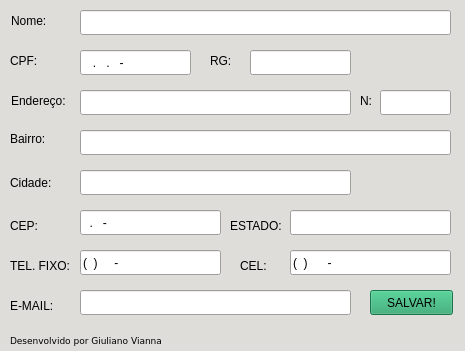
<?xml version="1.0" encoding="UTF-8"?>
<ui version="4.0">
 <class>Form_cadastro</class>
 <widget class="QWidget" name="Form_cadastro">
  <property name="geometry">
   <rect>
    <x>0</x>
    <y>0</y>
    <width>465</width>
    <height>351</height>
   </rect>
  </property>
  <property name="palette">
   <palette>
    <active>
     <colorrole role="WindowText">
      <brush brushstyle="SolidPattern">
       <color alpha="255">
        <red>0</red>
        <green>0</green>
        <blue>0</blue>
       </color>
      </brush>
     </colorrole>
     <colorrole role="Button">
      <brush brushstyle="SolidPattern">
       <color alpha="255">
        <red>222</red>
        <green>221</green>
        <blue>218</blue>
       </color>
      </brush>
     </colorrole>
     <colorrole role="Light">
      <brush brushstyle="SolidPattern">
       <color alpha="255">
        <red>255</red>
        <green>255</green>
        <blue>255</blue>
       </color>
      </brush>
     </colorrole>
     <colorrole role="Midlight">
      <brush brushstyle="SolidPattern">
       <color alpha="255">
        <red>238</red>
        <green>238</green>
        <blue>236</blue>
       </color>
      </brush>
     </colorrole>
     <colorrole role="Dark">
      <brush brushstyle="SolidPattern">
       <color alpha="255">
        <red>111</red>
        <green>110</green>
        <blue>109</blue>
       </color>
      </brush>
     </colorrole>
     <colorrole role="Mid">
      <brush brushstyle="SolidPattern">
       <color alpha="255">
        <red>148</red>
        <green>147</green>
        <blue>145</blue>
       </color>
      </brush>
     </colorrole>
     <colorrole role="Text">
      <brush brushstyle="SolidPattern">
       <color alpha="255">
        <red>0</red>
        <green>0</green>
        <blue>0</blue>
       </color>
      </brush>
     </colorrole>
     <colorrole role="BrightText">
      <brush brushstyle="SolidPattern">
       <color alpha="255">
        <red>255</red>
        <green>255</green>
        <blue>255</blue>
       </color>
      </brush>
     </colorrole>
     <colorrole role="ButtonText">
      <brush brushstyle="SolidPattern">
       <color alpha="255">
        <red>0</red>
        <green>0</green>
        <blue>0</blue>
       </color>
      </brush>
     </colorrole>
     <colorrole role="Base">
      <brush brushstyle="SolidPattern">
       <color alpha="255">
        <red>255</red>
        <green>255</green>
        <blue>255</blue>
       </color>
      </brush>
     </colorrole>
     <colorrole role="Window">
      <brush brushstyle="SolidPattern">
       <color alpha="255">
        <red>222</red>
        <green>221</green>
        <blue>218</blue>
       </color>
      </brush>
     </colorrole>
     <colorrole role="Shadow">
      <brush brushstyle="SolidPattern">
       <color alpha="255">
        <red>0</red>
        <green>0</green>
        <blue>0</blue>
       </color>
      </brush>
     </colorrole>
     <colorrole role="AlternateBase">
      <brush brushstyle="SolidPattern">
       <color alpha="255">
        <red>238</red>
        <green>238</green>
        <blue>236</blue>
       </color>
      </brush>
     </colorrole>
     <colorrole role="ToolTipBase">
      <brush brushstyle="SolidPattern">
       <color alpha="255">
        <red>255</red>
        <green>255</green>
        <blue>220</blue>
       </color>
      </brush>
     </colorrole>
     <colorrole role="ToolTipText">
      <brush brushstyle="SolidPattern">
       <color alpha="255">
        <red>0</red>
        <green>0</green>
        <blue>0</blue>
       </color>
      </brush>
     </colorrole>
     <colorrole role="PlaceholderText">
      <brush brushstyle="SolidPattern">
       <color alpha="128">
        <red>0</red>
        <green>0</green>
        <blue>0</blue>
       </color>
      </brush>
     </colorrole>
    </active>
    <inactive>
     <colorrole role="WindowText">
      <brush brushstyle="SolidPattern">
       <color alpha="255">
        <red>0</red>
        <green>0</green>
        <blue>0</blue>
       </color>
      </brush>
     </colorrole>
     <colorrole role="Button">
      <brush brushstyle="SolidPattern">
       <color alpha="255">
        <red>222</red>
        <green>221</green>
        <blue>218</blue>
       </color>
      </brush>
     </colorrole>
     <colorrole role="Light">
      <brush brushstyle="SolidPattern">
       <color alpha="255">
        <red>255</red>
        <green>255</green>
        <blue>255</blue>
       </color>
      </brush>
     </colorrole>
     <colorrole role="Midlight">
      <brush brushstyle="SolidPattern">
       <color alpha="255">
        <red>238</red>
        <green>238</green>
        <blue>236</blue>
       </color>
      </brush>
     </colorrole>
     <colorrole role="Dark">
      <brush brushstyle="SolidPattern">
       <color alpha="255">
        <red>111</red>
        <green>110</green>
        <blue>109</blue>
       </color>
      </brush>
     </colorrole>
     <colorrole role="Mid">
      <brush brushstyle="SolidPattern">
       <color alpha="255">
        <red>148</red>
        <green>147</green>
        <blue>145</blue>
       </color>
      </brush>
     </colorrole>
     <colorrole role="Text">
      <brush brushstyle="SolidPattern">
       <color alpha="255">
        <red>0</red>
        <green>0</green>
        <blue>0</blue>
       </color>
      </brush>
     </colorrole>
     <colorrole role="BrightText">
      <brush brushstyle="SolidPattern">
       <color alpha="255">
        <red>255</red>
        <green>255</green>
        <blue>255</blue>
       </color>
      </brush>
     </colorrole>
     <colorrole role="ButtonText">
      <brush brushstyle="SolidPattern">
       <color alpha="255">
        <red>0</red>
        <green>0</green>
        <blue>0</blue>
       </color>
      </brush>
     </colorrole>
     <colorrole role="Base">
      <brush brushstyle="SolidPattern">
       <color alpha="255">
        <red>255</red>
        <green>255</green>
        <blue>255</blue>
       </color>
      </brush>
     </colorrole>
     <colorrole role="Window">
      <brush brushstyle="SolidPattern">
       <color alpha="255">
        <red>222</red>
        <green>221</green>
        <blue>218</blue>
       </color>
      </brush>
     </colorrole>
     <colorrole role="Shadow">
      <brush brushstyle="SolidPattern">
       <color alpha="255">
        <red>0</red>
        <green>0</green>
        <blue>0</blue>
       </color>
      </brush>
     </colorrole>
     <colorrole role="AlternateBase">
      <brush brushstyle="SolidPattern">
       <color alpha="255">
        <red>238</red>
        <green>238</green>
        <blue>236</blue>
       </color>
      </brush>
     </colorrole>
     <colorrole role="ToolTipBase">
      <brush brushstyle="SolidPattern">
       <color alpha="255">
        <red>255</red>
        <green>255</green>
        <blue>220</blue>
       </color>
      </brush>
     </colorrole>
     <colorrole role="ToolTipText">
      <brush brushstyle="SolidPattern">
       <color alpha="255">
        <red>0</red>
        <green>0</green>
        <blue>0</blue>
       </color>
      </brush>
     </colorrole>
     <colorrole role="PlaceholderText">
      <brush brushstyle="SolidPattern">
       <color alpha="128">
        <red>0</red>
        <green>0</green>
        <blue>0</blue>
       </color>
      </brush>
     </colorrole>
    </inactive>
    <disabled>
     <colorrole role="WindowText">
      <brush brushstyle="SolidPattern">
       <color alpha="255">
        <red>111</red>
        <green>110</green>
        <blue>109</blue>
       </color>
      </brush>
     </colorrole>
     <colorrole role="Button">
      <brush brushstyle="SolidPattern">
       <color alpha="255">
        <red>222</red>
        <green>221</green>
        <blue>218</blue>
       </color>
      </brush>
     </colorrole>
     <colorrole role="Light">
      <brush brushstyle="SolidPattern">
       <color alpha="255">
        <red>255</red>
        <green>255</green>
        <blue>255</blue>
       </color>
      </brush>
     </colorrole>
     <colorrole role="Midlight">
      <brush brushstyle="SolidPattern">
       <color alpha="255">
        <red>238</red>
        <green>238</green>
        <blue>236</blue>
       </color>
      </brush>
     </colorrole>
     <colorrole role="Dark">
      <brush brushstyle="SolidPattern">
       <color alpha="255">
        <red>111</red>
        <green>110</green>
        <blue>109</blue>
       </color>
      </brush>
     </colorrole>
     <colorrole role="Mid">
      <brush brushstyle="SolidPattern">
       <color alpha="255">
        <red>148</red>
        <green>147</green>
        <blue>145</blue>
       </color>
      </brush>
     </colorrole>
     <colorrole role="Text">
      <brush brushstyle="SolidPattern">
       <color alpha="255">
        <red>111</red>
        <green>110</green>
        <blue>109</blue>
       </color>
      </brush>
     </colorrole>
     <colorrole role="BrightText">
      <brush brushstyle="SolidPattern">
       <color alpha="255">
        <red>255</red>
        <green>255</green>
        <blue>255</blue>
       </color>
      </brush>
     </colorrole>
     <colorrole role="ButtonText">
      <brush brushstyle="SolidPattern">
       <color alpha="255">
        <red>111</red>
        <green>110</green>
        <blue>109</blue>
       </color>
      </brush>
     </colorrole>
     <colorrole role="Base">
      <brush brushstyle="SolidPattern">
       <color alpha="255">
        <red>222</red>
        <green>221</green>
        <blue>218</blue>
       </color>
      </brush>
     </colorrole>
     <colorrole role="Window">
      <brush brushstyle="SolidPattern">
       <color alpha="255">
        <red>222</red>
        <green>221</green>
        <blue>218</blue>
       </color>
      </brush>
     </colorrole>
     <colorrole role="Shadow">
      <brush brushstyle="SolidPattern">
       <color alpha="255">
        <red>0</red>
        <green>0</green>
        <blue>0</blue>
       </color>
      </brush>
     </colorrole>
     <colorrole role="AlternateBase">
      <brush brushstyle="SolidPattern">
       <color alpha="255">
        <red>222</red>
        <green>221</green>
        <blue>218</blue>
       </color>
      </brush>
     </colorrole>
     <colorrole role="ToolTipBase">
      <brush brushstyle="SolidPattern">
       <color alpha="255">
        <red>255</red>
        <green>255</green>
        <blue>220</blue>
       </color>
      </brush>
     </colorrole>
     <colorrole role="ToolTipText">
      <brush brushstyle="SolidPattern">
       <color alpha="255">
        <red>0</red>
        <green>0</green>
        <blue>0</blue>
       </color>
      </brush>
     </colorrole>
     <colorrole role="PlaceholderText">
      <brush brushstyle="SolidPattern">
       <color alpha="128">
        <red>0</red>
        <green>0</green>
        <blue>0</blue>
       </color>
      </brush>
     </colorrole>
    </disabled>
   </palette>
  </property>
  <property name="windowTitle">
   <string>Cadastro de Clientes</string>
  </property>
  <widget class="QLineEdit" name="txt_nome">
   <property name="geometry">
    <rect>
     <x>80</x>
     <y>10</y>
     <width>371</width>
     <height>25</height>
    </rect>
   </property>
   <property name="cursorPosition">
    <number>0</number>
   </property>
  </widget>
  <widget class="QPushButton" name="bt_salvar">
   <property name="geometry">
    <rect>
     <x>370</x>
     <y>290</y>
     <width>83</width>
     <height>25</height>
    </rect>
   </property>
   <property name="palette">
    <palette>
     <active>
      <colorrole role="WindowText">
       <brush brushstyle="SolidPattern">
        <color alpha="255">
         <red>0</red>
         <green>0</green>
         <blue>0</blue>
        </color>
       </brush>
      </colorrole>
      <colorrole role="Button">
       <brush brushstyle="SolidPattern">
        <color alpha="255">
         <red>38</red>
         <green>162</green>
         <blue>105</blue>
        </color>
       </brush>
      </colorrole>
      <colorrole role="Light">
       <brush brushstyle="SolidPattern">
        <color alpha="255">
         <red>57</red>
         <green>243</green>
         <blue>158</blue>
        </color>
       </brush>
      </colorrole>
      <colorrole role="Midlight">
       <brush brushstyle="SolidPattern">
        <color alpha="255">
         <red>47</red>
         <green>202</green>
         <blue>131</blue>
        </color>
       </brush>
      </colorrole>
      <colorrole role="Dark">
       <brush brushstyle="SolidPattern">
        <color alpha="255">
         <red>19</red>
         <green>81</green>
         <blue>53</blue>
        </color>
       </brush>
      </colorrole>
      <colorrole role="Mid">
       <brush brushstyle="SolidPattern">
        <color alpha="255">
         <red>25</red>
         <green>108</green>
         <blue>70</blue>
        </color>
       </brush>
      </colorrole>
      <colorrole role="Text">
       <brush brushstyle="SolidPattern">
        <color alpha="255">
         <red>0</red>
         <green>0</green>
         <blue>0</blue>
        </color>
       </brush>
      </colorrole>
      <colorrole role="BrightText">
       <brush brushstyle="SolidPattern">
        <color alpha="255">
         <red>255</red>
         <green>255</green>
         <blue>255</blue>
        </color>
       </brush>
      </colorrole>
      <colorrole role="ButtonText">
       <brush brushstyle="SolidPattern">
        <color alpha="255">
         <red>0</red>
         <green>0</green>
         <blue>0</blue>
        </color>
       </brush>
      </colorrole>
      <colorrole role="Base">
       <brush brushstyle="SolidPattern">
        <color alpha="255">
         <red>255</red>
         <green>255</green>
         <blue>255</blue>
        </color>
       </brush>
      </colorrole>
      <colorrole role="Window">
       <brush brushstyle="SolidPattern">
        <color alpha="255">
         <red>38</red>
         <green>162</green>
         <blue>105</blue>
        </color>
       </brush>
      </colorrole>
      <colorrole role="Shadow">
       <brush brushstyle="SolidPattern">
        <color alpha="255">
         <red>0</red>
         <green>0</green>
         <blue>0</blue>
        </color>
       </brush>
      </colorrole>
      <colorrole role="AlternateBase">
       <brush brushstyle="SolidPattern">
        <color alpha="255">
         <red>146</red>
         <green>208</green>
         <blue>180</blue>
        </color>
       </brush>
      </colorrole>
      <colorrole role="ToolTipBase">
       <brush brushstyle="SolidPattern">
        <color alpha="255">
         <red>255</red>
         <green>255</green>
         <blue>220</blue>
        </color>
       </brush>
      </colorrole>
      <colorrole role="ToolTipText">
       <brush brushstyle="SolidPattern">
        <color alpha="255">
         <red>0</red>
         <green>0</green>
         <blue>0</blue>
        </color>
       </brush>
      </colorrole>
      <colorrole role="PlaceholderText">
       <brush brushstyle="SolidPattern">
        <color alpha="128">
         <red>0</red>
         <green>0</green>
         <blue>0</blue>
        </color>
       </brush>
      </colorrole>
     </active>
     <inactive>
      <colorrole role="WindowText">
       <brush brushstyle="SolidPattern">
        <color alpha="255">
         <red>0</red>
         <green>0</green>
         <blue>0</blue>
        </color>
       </brush>
      </colorrole>
      <colorrole role="Button">
       <brush brushstyle="SolidPattern">
        <color alpha="255">
         <red>38</red>
         <green>162</green>
         <blue>105</blue>
        </color>
       </brush>
      </colorrole>
      <colorrole role="Light">
       <brush brushstyle="SolidPattern">
        <color alpha="255">
         <red>57</red>
         <green>243</green>
         <blue>158</blue>
        </color>
       </brush>
      </colorrole>
      <colorrole role="Midlight">
       <brush brushstyle="SolidPattern">
        <color alpha="255">
         <red>47</red>
         <green>202</green>
         <blue>131</blue>
        </color>
       </brush>
      </colorrole>
      <colorrole role="Dark">
       <brush brushstyle="SolidPattern">
        <color alpha="255">
         <red>19</red>
         <green>81</green>
         <blue>53</blue>
        </color>
       </brush>
      </colorrole>
      <colorrole role="Mid">
       <brush brushstyle="SolidPattern">
        <color alpha="255">
         <red>25</red>
         <green>108</green>
         <blue>70</blue>
        </color>
       </brush>
      </colorrole>
      <colorrole role="Text">
       <brush brushstyle="SolidPattern">
        <color alpha="255">
         <red>0</red>
         <green>0</green>
         <blue>0</blue>
        </color>
       </brush>
      </colorrole>
      <colorrole role="BrightText">
       <brush brushstyle="SolidPattern">
        <color alpha="255">
         <red>255</red>
         <green>255</green>
         <blue>255</blue>
        </color>
       </brush>
      </colorrole>
      <colorrole role="ButtonText">
       <brush brushstyle="SolidPattern">
        <color alpha="255">
         <red>0</red>
         <green>0</green>
         <blue>0</blue>
        </color>
       </brush>
      </colorrole>
      <colorrole role="Base">
       <brush brushstyle="SolidPattern">
        <color alpha="255">
         <red>255</red>
         <green>255</green>
         <blue>255</blue>
        </color>
       </brush>
      </colorrole>
      <colorrole role="Window">
       <brush brushstyle="SolidPattern">
        <color alpha="255">
         <red>38</red>
         <green>162</green>
         <blue>105</blue>
        </color>
       </brush>
      </colorrole>
      <colorrole role="Shadow">
       <brush brushstyle="SolidPattern">
        <color alpha="255">
         <red>0</red>
         <green>0</green>
         <blue>0</blue>
        </color>
       </brush>
      </colorrole>
      <colorrole role="AlternateBase">
       <brush brushstyle="SolidPattern">
        <color alpha="255">
         <red>146</red>
         <green>208</green>
         <blue>180</blue>
        </color>
       </brush>
      </colorrole>
      <colorrole role="ToolTipBase">
       <brush brushstyle="SolidPattern">
        <color alpha="255">
         <red>255</red>
         <green>255</green>
         <blue>220</blue>
        </color>
       </brush>
      </colorrole>
      <colorrole role="ToolTipText">
       <brush brushstyle="SolidPattern">
        <color alpha="255">
         <red>0</red>
         <green>0</green>
         <blue>0</blue>
        </color>
       </brush>
      </colorrole>
      <colorrole role="PlaceholderText">
       <brush brushstyle="SolidPattern">
        <color alpha="128">
         <red>0</red>
         <green>0</green>
         <blue>0</blue>
        </color>
       </brush>
      </colorrole>
     </inactive>
     <disabled>
      <colorrole role="WindowText">
       <brush brushstyle="SolidPattern">
        <color alpha="255">
         <red>19</red>
         <green>81</green>
         <blue>53</blue>
        </color>
       </brush>
      </colorrole>
      <colorrole role="Button">
       <brush brushstyle="SolidPattern">
        <color alpha="255">
         <red>38</red>
         <green>162</green>
         <blue>105</blue>
        </color>
       </brush>
      </colorrole>
      <colorrole role="Light">
       <brush brushstyle="SolidPattern">
        <color alpha="255">
         <red>57</red>
         <green>243</green>
         <blue>158</blue>
        </color>
       </brush>
      </colorrole>
      <colorrole role="Midlight">
       <brush brushstyle="SolidPattern">
        <color alpha="255">
         <red>47</red>
         <green>202</green>
         <blue>131</blue>
        </color>
       </brush>
      </colorrole>
      <colorrole role="Dark">
       <brush brushstyle="SolidPattern">
        <color alpha="255">
         <red>19</red>
         <green>81</green>
         <blue>53</blue>
        </color>
       </brush>
      </colorrole>
      <colorrole role="Mid">
       <brush brushstyle="SolidPattern">
        <color alpha="255">
         <red>25</red>
         <green>108</green>
         <blue>70</blue>
        </color>
       </brush>
      </colorrole>
      <colorrole role="Text">
       <brush brushstyle="SolidPattern">
        <color alpha="255">
         <red>19</red>
         <green>81</green>
         <blue>53</blue>
        </color>
       </brush>
      </colorrole>
      <colorrole role="BrightText">
       <brush brushstyle="SolidPattern">
        <color alpha="255">
         <red>255</red>
         <green>255</green>
         <blue>255</blue>
        </color>
       </brush>
      </colorrole>
      <colorrole role="ButtonText">
       <brush brushstyle="SolidPattern">
        <color alpha="255">
         <red>19</red>
         <green>81</green>
         <blue>53</blue>
        </color>
       </brush>
      </colorrole>
      <colorrole role="Base">
       <brush brushstyle="SolidPattern">
        <color alpha="255">
         <red>38</red>
         <green>162</green>
         <blue>105</blue>
        </color>
       </brush>
      </colorrole>
      <colorrole role="Window">
       <brush brushstyle="SolidPattern">
        <color alpha="255">
         <red>38</red>
         <green>162</green>
         <blue>105</blue>
        </color>
       </brush>
      </colorrole>
      <colorrole role="Shadow">
       <brush brushstyle="SolidPattern">
        <color alpha="255">
         <red>0</red>
         <green>0</green>
         <blue>0</blue>
        </color>
       </brush>
      </colorrole>
      <colorrole role="AlternateBase">
       <brush brushstyle="SolidPattern">
        <color alpha="255">
         <red>38</red>
         <green>162</green>
         <blue>105</blue>
        </color>
       </brush>
      </colorrole>
      <colorrole role="ToolTipBase">
       <brush brushstyle="SolidPattern">
        <color alpha="255">
         <red>255</red>
         <green>255</green>
         <blue>220</blue>
        </color>
       </brush>
      </colorrole>
      <colorrole role="ToolTipText">
       <brush brushstyle="SolidPattern">
        <color alpha="255">
         <red>0</red>
         <green>0</green>
         <blue>0</blue>
        </color>
       </brush>
      </colorrole>
      <colorrole role="PlaceholderText">
       <brush brushstyle="SolidPattern">
        <color alpha="128">
         <red>0</red>
         <green>0</green>
         <blue>0</blue>
        </color>
       </brush>
      </colorrole>
     </disabled>
    </palette>
   </property>
   <property name="text">
    <string>SALVAR!</string>
   </property>
  </widget>
  <widget class="QLineEdit" name="txt_ender">
   <property name="geometry">
    <rect>
     <x>80</x>
     <y>90</y>
     <width>271</width>
     <height>25</height>
    </rect>
   </property>
  </widget>
  <widget class="QLineEdit" name="txt_bairro">
   <property name="geometry">
    <rect>
     <x>80</x>
     <y>130</y>
     <width>371</width>
     <height>25</height>
    </rect>
   </property>
  </widget>
  <widget class="QLineEdit" name="txt_cidade">
   <property name="geometry">
    <rect>
     <x>80</x>
     <y>170</y>
     <width>271</width>
     <height>25</height>
    </rect>
   </property>
  </widget>
  <widget class="QLabel" name="label_5">
   <property name="geometry">
    <rect>
     <x>10</x>
     <y>200</y>
     <width>50</width>
     <height>51</height>
    </rect>
   </property>
   <property name="text">
    <string>CEP:</string>
   </property>
  </widget>
  <widget class="QLineEdit" name="txt_cep">
   <property name="geometry">
    <rect>
     <x>80</x>
     <y>210</y>
     <width>141</width>
     <height>25</height>
    </rect>
   </property>
   <property name="inputMask">
    <string>00.000-000</string>
   </property>
  </widget>
  <widget class="QWidget" name="layoutWidget">
   <property name="geometry">
    <rect>
     <x>10</x>
     <y>120</y>
     <width>52</width>
     <height>81</height>
    </rect>
   </property>
   <layout class="QVBoxLayout" name="verticalLayout_2">
    <item>
     <widget class="QLabel" name="label_3">
      <property name="text">
       <string>Bairro:</string>
      </property>
     </widget>
    </item>
    <item>
     <widget class="QLabel" name="label_4">
      <property name="text">
       <string>Cidade:</string>
      </property>
     </widget>
    </item>
   </layout>
  </widget>
  <widget class="QLabel" name="label_6">
   <property name="geometry">
    <rect>
     <x>10</x>
     <y>330</y>
     <width>251</width>
     <height>21</height>
    </rect>
   </property>
   <property name="font">
    <font>
     <family>DejaVu Sans</family>
     <pointsize>7</pointsize>
    </font>
   </property>
   <property name="text">
    <string>Desenvolvido por Giuliano Vianna</string>
   </property>
  </widget>
  <widget class="QLabel" name="label_7">
   <property name="geometry">
    <rect>
     <x>10</x>
     <y>50</y>
     <width>43</width>
     <height>21</height>
    </rect>
   </property>
   <property name="text">
    <string>CPF:</string>
   </property>
  </widget>
  <widget class="QLineEdit" name="txt_cpf">
   <property name="geometry">
    <rect>
     <x>80</x>
     <y>50</y>
     <width>111</width>
     <height>25</height>
    </rect>
   </property>
   <property name="inputMask">
    <string>000.000.000-00</string>
   </property>
   <property name="cursorPosition">
    <number>0</number>
   </property>
  </widget>
  <widget class="QLineEdit" name="txt_rg">
   <property name="geometry">
    <rect>
     <x>250</x>
     <y>50</y>
     <width>101</width>
     <height>25</height>
    </rect>
   </property>
   <property name="cursorPosition">
    <number>0</number>
   </property>
  </widget>
  <widget class="QLabel" name="label_8">
   <property name="geometry">
    <rect>
     <x>210</x>
     <y>50</y>
     <width>31</width>
     <height>21</height>
    </rect>
   </property>
   <property name="text">
    <string>RG:</string>
   </property>
  </widget>
  <widget class="QLabel" name="label">
   <property name="geometry">
    <rect>
     <x>11</x>
     <y>10</y>
     <width>43</width>
     <height>21</height>
    </rect>
   </property>
   <property name="text">
    <string>Nome:</string>
   </property>
  </widget>
  <widget class="QLabel" name="label_2">
   <property name="geometry">
    <rect>
     <x>11</x>
     <y>90</y>
     <width>66</width>
     <height>21</height>
    </rect>
   </property>
   <property name="text">
    <string>Endereço:</string>
   </property>
  </widget>
  <widget class="QLineEdit" name="txt_n">
   <property name="geometry">
    <rect>
     <x>380</x>
     <y>90</y>
     <width>71</width>
     <height>25</height>
    </rect>
   </property>
  </widget>
  <widget class="QLabel" name="label_9">
   <property name="geometry">
    <rect>
     <x>360</x>
     <y>90</y>
     <width>16</width>
     <height>21</height>
    </rect>
   </property>
   <property name="text">
    <string>N:</string>
   </property>
  </widget>
  <widget class="QLineEdit" name="txt_telfixo">
   <property name="geometry">
    <rect>
     <x>80</x>
     <y>250</y>
     <width>141</width>
     <height>25</height>
    </rect>
   </property>
   <property name="inputMask">
    <string>(00) 0000-0000</string>
   </property>
  </widget>
  <widget class="QLineEdit" name="txt_cel">
   <property name="geometry">
    <rect>
     <x>290</x>
     <y>250</y>
     <width>161</width>
     <height>25</height>
    </rect>
   </property>
   <property name="inputMask">
    <string>(00) 00000-0000</string>
   </property>
  </widget>
  <widget class="QLabel" name="label_10">
   <property name="geometry">
    <rect>
     <x>10</x>
     <y>250</y>
     <width>71</width>
     <height>31</height>
    </rect>
   </property>
   <property name="text">
    <string>TEL. FIXO:</string>
   </property>
  </widget>
  <widget class="QLabel" name="label_11">
   <property name="geometry">
    <rect>
     <x>240</x>
     <y>250</y>
     <width>31</width>
     <height>31</height>
    </rect>
   </property>
   <property name="text">
    <string>CEL:</string>
   </property>
  </widget>
  <widget class="QLabel" name="label_12">
   <property name="geometry">
    <rect>
     <x>10</x>
     <y>290</y>
     <width>71</width>
     <height>31</height>
    </rect>
   </property>
   <property name="text">
    <string>E-MAIL:</string>
   </property>
  </widget>
  <widget class="QLineEdit" name="txt_email">
   <property name="geometry">
    <rect>
     <x>80</x>
     <y>290</y>
     <width>271</width>
     <height>25</height>
    </rect>
   </property>
  </widget>
  <widget class="QLineEdit" name="txt_estado">
   <property name="geometry">
    <rect>
     <x>290</x>
     <y>210</y>
     <width>161</width>
     <height>25</height>
    </rect>
   </property>
  </widget>
  <widget class="QLabel" name="label_13">
   <property name="geometry">
    <rect>
     <x>230</x>
     <y>210</y>
     <width>61</width>
     <height>31</height>
    </rect>
   </property>
   <property name="text">
    <string>ESTADO:</string>
   </property>
  </widget>
 </widget>
 <tabstops>
  <tabstop>txt_nome</tabstop>
  <tabstop>txt_cpf</tabstop>
  <tabstop>txt_rg</tabstop>
  <tabstop>txt_ender</tabstop>
  <tabstop>txt_n</tabstop>
  <tabstop>txt_bairro</tabstop>
  <tabstop>txt_cidade</tabstop>
  <tabstop>txt_cep</tabstop>
  <tabstop>txt_estado</tabstop>
  <tabstop>txt_telfixo</tabstop>
  <tabstop>txt_cel</tabstop>
  <tabstop>txt_email</tabstop>
  <tabstop>bt_salvar</tabstop>
 </tabstops>
 <resources/>
 <connections/>
</ui>
